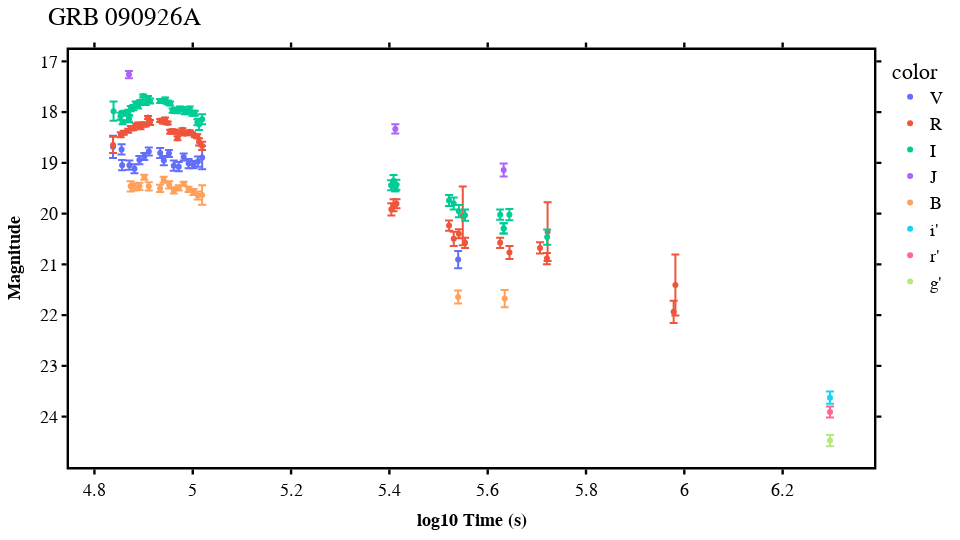
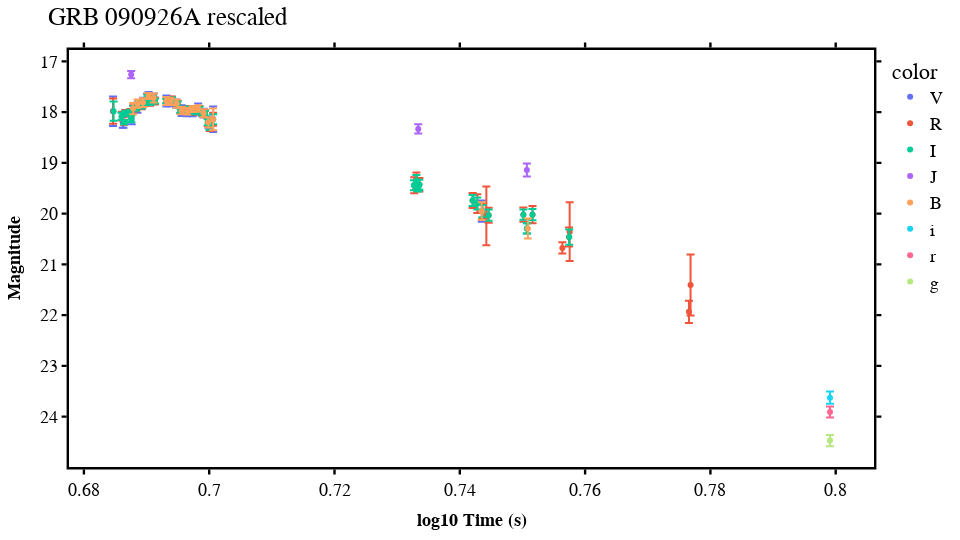

These figures' notebook cell, in order:
### Code cell
figunresc, figresc, *___ = lc.rescaleGRB(save=True)
figunresc.show()
figresc.show()

### Figure 1 — Plotly figure (JSON) as saved in the notebook; plotly's stock layout.template omitted (floating-point values rounded to 4 significant figures)
{"data": [{"error_y": {"array": [0.22, 0.1, 0.1, 0.09, 0.09, 0.08, 0.07, 0.08, 0.1, 0.09, 0.07, 0.1, 0.09, 0.07, 0.09, 0.07, 0.1, 0.23, 0.17]}, "hovertemplate": "color=V<br>x=%{x}<br>y=%{y}<extra></extra>", "legendgroup": "V", "marker": {"color": "#636efa", "symbol": "circle"}, "mode": "markers", "name": "V", "orientation": "v", "showlegend": true, "type": "scatter", "x": [4.838, 4.855, 4.856, 4.871, 4.881, 4.891, 4.901, 4.911, 4.934, 4.941, 4.952, 4.961, 4.972, 4.982, 4.992, 5.002, 5.011, 5.019, 5.54], "xaxis": "x", "y": [18.68, 18.73, 19.04, 19.04, 19.11, 18.94, 18.87, 18.77, 18.8, 18.95, 18.81, 19.05, 19.07, 18.88, 19.01, 19.03, 18.97, 18.89, 20.9], "yaxis": "y"}, {"error_y": {"array": [0.16, 0.05, 0.03, 0.04, 0.04, 0.04, 0.04, 0.04, 0.04, 0.04, 0.04, 0.04, 0.03, 0.05, 0.03, 0.03, 0.04, 0.03, 0.04, 0.04, 0.04, 0.04, 0.03, 0.03, 0.03, 0.03, 0.03, 0.03, 0.03, 0.04, 0.07, 0.08, 0.12, 0.12, 0.09, 0.1, 0.14, 0.09, 0.58, 0.1, 0.1, 0.13, 0.11, 0.11, 0.58, 0.22, 0.6]}, "hovertemplate": "color=R<br>x=%{x}<br>y=%{y}<extra></extra>", "legendgroup": "R", "marker": {"color": "#EF553B", "symbol": "circle"}, "mode": "markers", "name": "R", "orientation": "v", "showlegend": true, "type": "scatter", "x": [4.838, 4.853, 4.857, 4.86, 4.869, 4.874, 4.879, 4.884, 4.889, 4.894, 4.899, 4.904, 4.909, 4.913, 4.934, 4.939, 4.944, 4.949, 4.954, 4.959, 4.964, 4.969, 4.974, 4.979, 4.984, 4.989, 4.994, 4.999, 5.004, 5.009, 5.013, 5.019, 5.404, 5.408, 5.414, 5.521, 5.531, 5.541, 5.549, 5.554, 5.625, 5.644, 5.706, 5.721, 5.722, 5.978, 5.982], "xaxis": "x", "y": [18.65, 18.45, 18.02, 18.41, 18.37, 18.32, 18.32, 18.27, 18.25, 18.3, 18.25, 18.25, 18.11, 18.21, 18.17, 18.2, 18.15, 18.22, 18.39, 18.38, 18.39, 18.52, 18.41, 18.35, 18.43, 18.41, 18.39, 18.43, 18.47, 18.48, 18.59, 18.67, 19.92, 19.84, 19.81, 20.24, 20.5, 20.4, 20.05, 20.58, 20.58, 20.77, 20.68, 20.89, 20.36, 21.94, 21.41], "yaxis": "y"}, {"error_y": {"array": [0.19, 0.07, 0.04, 0.05, 0.05, 0.07, 0.06, 0.05, 0.05, 0.04, 0.05, 0.05, 0.03, 0.05, 0.04, 0.05, 0.04, 0.03, 0.04, 0.04, 0.04, 0.04, 0.05, 0.04, 0.04, 0.04, 0.04, 0.04, 0.04, 0.05, 0.05, 0.06, 0.11, 0.1, 0.1, 0.11, 0.07, 0.07, 0.1, 0.11, 0.12, 0.12, 0.11, 0.1, 0.1, 0.1, 0.11, 0.15]}, "hovertemplate": "color=I<br>x=%{x}<br>y=%{y}<extra></extra>", "legendgroup": "I", "marker": {"color": "#00cc96", "symbol": "circle"}, "mode": "markers", "name": "I", "orientation": "v", "showlegend": true, "type": "scatter", "x": [4.839, 4.853, 4.857, 4.859, 4.869, 4.87, 4.87, 4.874, 4.879, 4.884, 4.889, 4.893, 4.899, 4.904, 4.909, 4.913, 4.934, 4.939, 4.944, 4.949, 4.954, 4.959, 4.964, 4.969, 4.974, 4.979, 4.984, 4.989, 4.994, 4.999, 5.004, 5.009, 5.013, 5.019, 5.403, 5.408, 5.412, 5.412, 5.414, 5.521, 5.531, 5.541, 5.554, 5.625, 5.633, 5.633, 5.644, 5.721], "xaxis": "x", "y": [17.98, 18.08, 18.2, 18.02, 18.0, 18.13, 18.13, 17.93, 17.91, 17.83, 17.88, 17.81, 17.68, 17.81, 17.72, 17.78, 17.78, 17.79, 17.75, 17.81, 17.83, 17.97, 17.96, 17.98, 17.93, 17.94, 18.0, 17.98, 17.93, 18.02, 18.02, 18.2, 18.24, 18.14, 19.44, 19.35, 19.49, 19.49, 19.43, 19.74, 19.8, 19.95, 20.03, 20.02, 20.29, 20.29, 20.02, 20.46], "yaxis": "y"}, {"error_y": {"array": [0.07, 0.09, 0.13]}, "hovertemplate": "color=J<br>x=%{x}<br>y=%{y}<extra></extra>", "legendgroup": "J", "marker": {"color": "#ab63fa", "symbol": "circle"}, "mode": "markers", "name": "J", "orientation": "v", "showlegend": true, "type": "scatter", "x": [4.87, 5.412, 5.633], "xaxis": "x", "y": [17.26, 18.33, 19.14], "yaxis": "y"}, {"error_y": {"array": [0.1, 0.07, 0.07, 0.05, 0.08, 0.07, 0.06, 0.07, 0.06, 0.05, 0.04, 0.05, 0.06, 0.08, 0.19, 0.13, 0.17]}, "hovertemplate": "color=B<br>x=%{x}<br>y=%{y}<extra></extra>", "legendgroup": "B", "marker": {"color": "#FFA15A", "symbol": "circle"}, "mode": "markers", "name": "B", "orientation": "v", "showlegend": true, "type": "scatter", "x": [4.874, 4.882, 4.891, 4.901, 4.911, 4.934, 4.941, 4.952, 4.961, 4.972, 4.981, 4.991, 5.002, 5.01, 5.019, 5.54, 5.635], "xaxis": "x", "y": [19.46, 19.47, 19.46, 19.28, 19.46, 19.5, 19.33, 19.43, 19.54, 19.49, 19.41, 19.52, 19.57, 19.64, 19.63, 21.64, 21.67], "yaxis": "y"}, {"error_y": {"array": [0.12]}, "hovertemplate": "color=i'<br>x=%{x}<br>y=%{y}<extra></extra>", "legendgroup": "i'", "marker": {"color": "#19d3f3", "symbol": "circle"}, "mode": "markers", "name": "i'", "orientation": "v", "showlegend": true, "type": "scatter", "x": [6.296], "xaxis": "x", "y": [23.63], "yaxis": "y"}, {"error_y": {"array": [0.11]}, "hovertemplate": "color=r'<br>x=%{x}<br>y=%{y}<extra></extra>", "legendgroup": "r'", "marker": {"color": "#FF6692", "symbol": "circle"}, "mode": "markers", "name": "r'", "orientation": "v", "showlegend": true, "type": "scatter", "x": [6.296], "xaxis": "x", "y": [23.91], "yaxis": "y"}, {"error_y": {"array": [0.11]}, "hovertemplate": "color=g'<br>x=%{x}<br>y=%{y}<extra></extra>", "legendgroup": "g'", "marker": {"color": "#B6E880", "symbol": "circle"}, "mode": "markers", "name": "g'", "orientation": "v", "showlegend": true, "type": "scatter", "x": [6.296], "xaxis": "x", "y": [24.47], "yaxis": "y"}], "layout": {"font": {"color": "black", "family": "arial", "size": 18}, "height": 540, "legend": {"title": {"text": "color"}, "tracegroupgap": 0}, "margin": {"b": 40, "l": 40, "r": 40, "t": 50}, "plot_bgcolor": "white", "title": {"font": {"size": 25}, "text": "GRB 090926A"}, "width": 960, "xaxis": {"anchor": "y", "domain": [0, 1], "linecolor": "black", "linewidth": 2.4, "mirror": "allticks", "showgrid": false, "showline": true, "showticklabels": true, "tickcolor": "black", "tickfont": {"color": "black", "family": "arial", "size": 18}, "ticks": "outside", "tickwidth": 2.4, "title": {"font": {"color": "black", "size": 18}, "text": "<b>log10 Time (s)<b>"}}, "yaxis": {"anchor": "x", "autorange": "reversed", "domain": [0, 1], "linecolor": "black", "linewidth": 2.4, "mirror": "allticks", "showgrid": false, "showline": true, "showticklabels": true, "tickcolor": "black", "tickfont": {"color": "black", "family": "arial", "size": 18}, "ticks": "outside", "tickwidth": 2.4, "title": {"font": {"color": "black", "size": 18}, "text": "<b>Magnitude<b>"}}}}

### Figure 2 — Plotly figure (JSON) as saved in the notebook; plotly's stock layout.template omitted (floating-point values rounded to 4 significant figures)
{"data": [{"error_y": {"array": [0.2907, 0.1077, 0.1077, 0.1082, 0.103, 0.09434, 0.07616, 0.08944, 0.1077, 0.09487, 0.08062, 0.1077, 0.09849, 0.08062, 0.09849, 0.08602, 0.1166, 0.2508, 0.2081]}, "hovertemplate": "color=V<br>x=%{x}<br>y=%{y}<extra></extra>", "legendgroup": "V", "marker": {"color": "#636efa", "symbol": "circle"}, "mode": "markers", "name": "V", "orientation": "h", "showlegend": true, "type": "scatter", "x": [0.6846, 0.6862, 0.6863, 0.6876, 0.6885, 0.6894, 0.6903, 0.6911, 0.6932, 0.6938, 0.6947, 0.6956, 0.6965, 0.6974, 0.6982, 0.6991, 0.6999, 0.7006, 0.7435], "xaxis": "x", "y": [17.98, 18.2, 18.2, 18.13, 17.91, 17.81, 17.68, 17.72, 17.78, 17.79, 17.83, 17.97, 17.98, 18.0, 17.93, 18.02, 18.2, 18.14, 19.95], "yaxis": "y"}, {"error_y": {"array": [0.2484, 0.08602, 0.05, 0.06403, 0.06403, 0.06403, 0.06403, 0.05657, 0.06403, 0.06403, 0.05, 0.06403, 0.05, 0.07071, 0.05, 0.04243, 0.05657, 0.05, 0.05657, 0.05657, 0.06403, 0.05657, 0.05, 0.05, 0.05, 0.05, 0.05, 0.05831, 0.05831, 0.07211, 0.1304, 0.1281, 0.1562, 0.1628, 0.1345, 0.1487, 0.1844, 0.15, 0.58, 0.1487, 0.1414, 0.1703, 0.11, 0.186, 0.58, 0.22, 0.6]}, "hovertemplate": "color=R<br>x=%{x}<br>y=%{y}<extra></extra>", "legendgroup": "R", "marker": {"color": "#EF553B", "symbol": "circle"}, "mode": "markers", "name": "R", "orientation": "h", "showlegend": true, "type": "scatter", "x": [0.6847, 0.686, 0.6864, 0.6866, 0.6874, 0.6879, 0.6883, 0.6888, 0.6892, 0.6897, 0.6901, 0.6906, 0.691, 0.6914, 0.6932, 0.6937, 0.694, 0.6945, 0.695, 0.6954, 0.6958, 0.6963, 0.6967, 0.6971, 0.6976, 0.698, 0.6984, 0.6989, 0.6993, 0.6998, 0.7001, 0.7006, 0.7327, 0.7331, 0.7336, 0.742, 0.7428, 0.7436, 0.7442, 0.7446, 0.7501, 0.7516, 0.7564, 0.7574, 0.7575, 0.7766, 0.7768], "xaxis": "x", "y": [17.98, 18.08, 18.2, 18.02, 18.0, 17.93, 17.91, 17.83, 17.88, 17.81, 17.68, 17.81, 17.72, 17.78, 17.78, 17.79, 17.75, 17.81, 17.83, 17.97, 17.96, 17.98, 17.93, 17.94, 18.0, 17.98, 17.93, 18.02, 18.02, 18.2, 18.24, 18.14, 19.44, 19.35, 19.43, 19.74, 19.8, 19.95, 20.05, 20.03, 20.02, 20.02, 20.68, 20.46, 20.36, 21.94, 21.41], "yaxis": "y"}, {"error_y": {"array": [0.19, 0.07, 0.04, 0.05, 0.05, 0.07, 0.06, 0.05, 0.05, 0.04, 0.05, 0.05, 0.03, 0.05, 0.04, 0.05, 0.04, 0.03, 0.04, 0.04, 0.04, 0.04, 0.05, 0.04, 0.04, 0.04, 0.04, 0.04, 0.04, 0.05, 0.05, 0.06, 0.11, 0.1, 0.1, 0.11, 0.07, 0.07, 0.1, 0.11, 0.12, 0.12, 0.11, 0.1, 0.1, 0.1, 0.11, 0.15]}, "hovertemplate": "color=I<br>x=%{x}<br>y=%{y}<extra></extra>", "legendgroup": "I", "marker": {"color": "#00cc96", "symbol": "circle"}, "mode": "markers", "name": "I", "orientation": "h", "showlegend": true, "type": "scatter", "x": [0.6847, 0.686, 0.6864, 0.6866, 0.6874, 0.6875, 0.6875, 0.6879, 0.6884, 0.6888, 0.6892, 0.6896, 0.6901, 0.6906, 0.691, 0.6914, 0.6932, 0.6936, 0.6941, 0.6945, 0.6949, 0.6954, 0.6958, 0.6963, 0.6967, 0.6971, 0.6976, 0.698, 0.6984, 0.6989, 0.6993, 0.6998, 0.7001, 0.7006, 0.7327, 0.7331, 0.7334, 0.7334, 0.7335, 0.742, 0.7428, 0.7436, 0.7446, 0.7502, 0.7507, 0.7507, 0.7516, 0.7575], "xaxis": "x", "y": [17.98, 18.08, 18.2, 18.02, 18.0, 18.13, 18.13, 17.93, 17.91, 17.83, 17.88, 17.81, 17.68, 17.81, 17.72, 17.78, 17.78, 17.79, 17.75, 17.81, 17.83, 17.97, 17.96, 17.98, 17.93, 17.94, 18.0, 17.98, 17.93, 18.02, 18.02, 18.2, 18.24, 18.14, 19.44, 19.35, 19.49, 19.49, 19.43, 19.74, 19.8, 19.95, 20.03, 20.02, 20.29, 20.29, 20.02, 20.46], "yaxis": "y"}, {"error_y": {"array": [0.07, 0.09, 0.13]}, "hovertemplate": "color=J<br>x=%{x}<br>y=%{y}<extra></extra>", "legendgroup": "J", "marker": {"color": "#ab63fa", "symbol": "circle"}, "mode": "markers", "name": "J", "orientation": "h", "showlegend": true, "type": "scatter", "x": [0.6875, 0.7334, 0.7507], "xaxis": "x", "y": [17.26, 18.33, 19.14], "yaxis": "y"}, {"error_y": {"array": [0.1118, 0.08062, 0.08602, 0.05831, 0.08944, 0.08062, 0.06708, 0.08062, 0.07211, 0.06403, 0.05657, 0.06403, 0.0781, 0.1, 0.2147, 0.1769, 0.1972]}, "hovertemplate": "color=B<br>x=%{x}<br>y=%{y}<extra></extra>", "legendgroup": "B", "marker": {"color": "#FFA15A", "symbol": "circle"}, "mode": "markers", "name": "B", "orientation": "h", "showlegend": true, "type": "scatter", "x": [0.6879, 0.6886, 0.6894, 0.6903, 0.6911, 0.6932, 0.6938, 0.6948, 0.6956, 0.6965, 0.6974, 0.6982, 0.6991, 0.6999, 0.7006, 0.7435, 0.7509], "xaxis": "x", "y": [17.93, 17.83, 17.81, 17.68, 17.72, 17.78, 17.79, 17.83, 17.97, 17.98, 17.94, 17.93, 18.02, 18.2, 18.14, 19.95, 20.29], "yaxis": "y"}, {"error_y": {"array": [0.12]}, "hovertemplate": "color=i<br>x=%{x}<br>y=%{y}<extra></extra>", "legendgroup": "i", "marker": {"color": "#19d3f3", "symbol": "circle"}, "mode": "markers", "name": "i", "orientation": "h", "showlegend": true, "type": "scatter", "x": [0.7991], "xaxis": "x", "y": [23.63], "yaxis": "y"}, {"error_y": {"array": [0.11]}, "hovertemplate": "color=r<br>x=%{x}<br>y=%{y}<extra></extra>", "legendgroup": "r", "marker": {"color": "#FF6692", "symbol": "circle"}, "mode": "markers", "name": "r", "orientation": "h", "showlegend": true, "type": "scatter", "x": [0.7991], "xaxis": "x", "y": [23.91], "yaxis": "y"}, {"error_y": {"array": [0.11]}, "hovertemplate": "color=g<br>x=%{x}<br>y=%{y}<extra></extra>", "legendgroup": "g", "marker": {"color": "#B6E880", "symbol": "circle"}, "mode": "markers", "name": "g", "orientation": "h", "showlegend": true, "type": "scatter", "x": [0.7991], "xaxis": "x", "y": [24.47], "yaxis": "y"}], "layout": {"font": {"color": "black", "family": "arial", "size": 18}, "height": 540, "legend": {"title": {"text": "color"}, "tracegroupgap": 0}, "margin": {"b": 40, "l": 40, "r": 40, "t": 50}, "plot_bgcolor": "white", "title": {"font": {"size": 25}, "text": "GRB 090926A rescaled"}, "width": 960, "xaxis": {"anchor": "y", "domain": [0, 1], "linecolor": "black", "linewidth": 2.4, "mirror": "allticks", "showgrid": false, "showline": true, "showticklabels": true, "tickcolor": "black", "tickfont": {"color": "black", "family": "arial", "size": 18}, "ticks": "outside", "tickwidth": 2.4, "title": {"font": {"color": "black", "size": 18}, "text": "<b>log10 Time (s)<b>"}}, "yaxis": {"anchor": "x", "autorange": "reversed", "domain": [0, 1], "linecolor": "black", "linewidth": 2.4, "mirror": "allticks", "showgrid": false, "showline": true, "showticklabels": true, "tickcolor": "black", "tickfont": {"color": "black", "family": "arial", "size": 18}, "ticks": "outside", "tickwidth": 2.4, "title": {"font": {"color": "black", "size": 18}, "text": "<b>Magnitude<b>"}}}}
